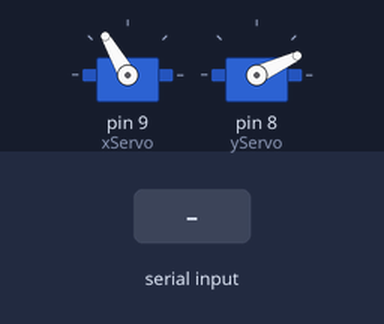
A sketch run on a simulated Arduino Uno, built with avr-gcc and run on an emulated ATmega328P. Parts: 2 × servo. Inputs (shaded band) come from the test bench.

Above: at 1.2 s.
1.3 s: "90,45\n" received over Serial
At 2.5 s:
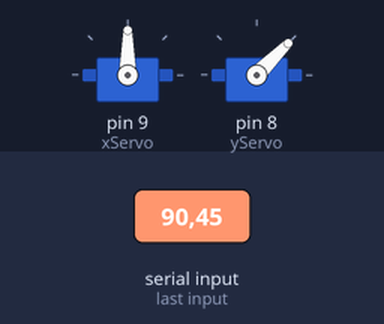
2.8 s: "30,150\n" received over Serial
At 3.6 s:
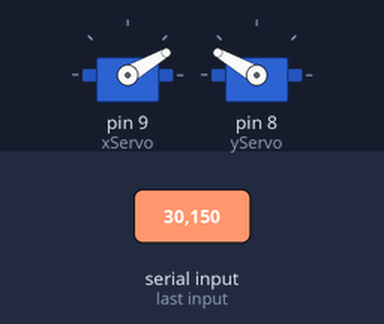
Timing chart, 0 to 5.8 s (numbered marks = the images above; inputs shaded):
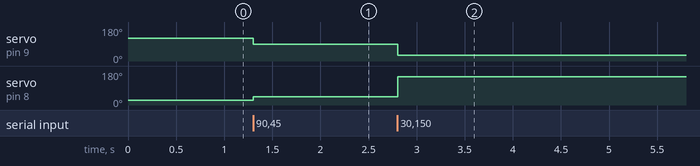

Measured:
- after the input at 1.3 s, servo on pin 9 (xServo): 120° → 90° at once; servo on pin 8 (yServo): 25° → 45° at once
- after the input at 2.8 s, servo on pin 9 (xServo): 90° → 30° at once; servo on pin 8 (yServo): 45° → 150° at once

The sketch:

CameraCalibration.ino
```cpp
#include <Servo.h>

Servo xServo;
Servo yServo;

const unsigned long timeout = 10000; // Timeout in milliseconds (1 second)
unsigned long lastDataTime = 0; // Tracks the last time data was received

void setup() {
  xServo.attach(9);  // Attach the servo to pin 9
  yServo.attach(8);
  xServo.write(120);  // Set initial position to center
  yServo.write(25);
  Serial.begin(115200);
  Serial.setTimeout(1);
}

void processPythonInput(int value1, int value2) {

  //Serial.println(yCoord);
  // Update servo position
  xServo.write(value1);
  yServo.write(value2);
  //String Test = String(targetPositionX) + String(targetPositionY);
  //Serial.println(Test);


  lastDataTime = millis(); // Update last received time
}


void loop() {
  // Check if data is available
  if (Serial.available() > 0) {
    delay(1);
    String inputString = Serial.readStringUntil('\n');  // Read full line
    int value1, value2;
    if (sscanf(inputString.c_str(), "%d,%d", &value1, &value2) == 2) {  // Parse both values
    processPythonInput(value1,value2);
  }

  // Check if timeout has elapsed (no data received for `timeout` ms)
  if (millis() - lastDataTime > timeout) {
    xServo.write(120); // Move servo back to center
    yServo.write(25);
  }
}
}
```
